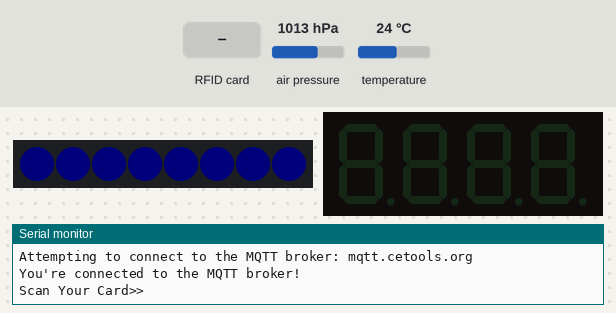
The sketch below on a simulated Arduino MKR. Shown: 8 RGB LEDs in strip order, left to right, 4-digit seven-segment display, the last lines printed to the serial monitor. Inputs (shaded band) come from the test bench; at power-on: air pressure 1013 hPa, temperature 24 °C. Dim RGB values are drawn brighter than linear; WiFi joins after 1.5 s; servers stay silent unless stated; the local clock reads 2024-03-15 10:24:30 at power-on unless the sketch sets it; no MQTT or app messages arrive unless stated; not simulated (calls return 0 or success): arduino_secrets.h.

Above: at 3.9 s.
At 7.2 s:
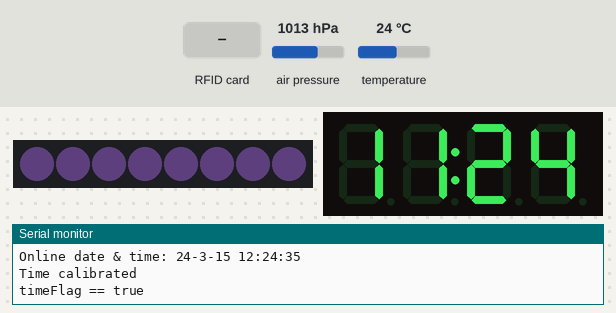
7.3 s: RFID card 83 46 40 94 held to the reader
At 10.1 s:
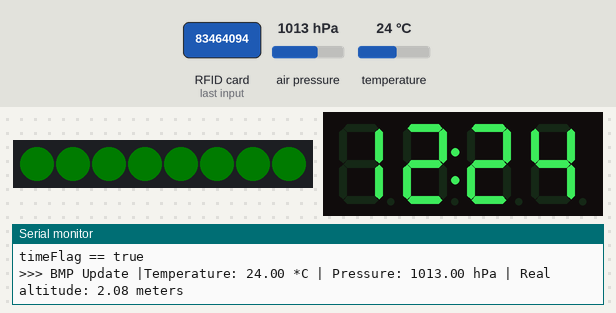
At 11.5 s:
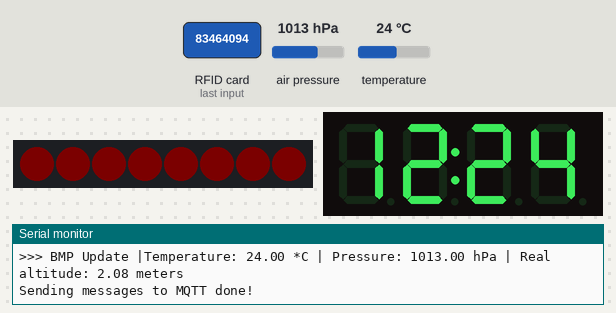
Timing chart, 0 to 13.0 s (numbered marks = the images above; inputs shaded):
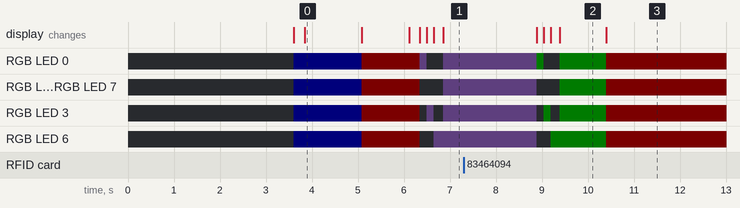

Measured:
- after the input at 7.3 s, the display: first changes after 1.6 s (image 2 shows a later state)
- what the display in image 0 shows lasts 1.3 s, from 3.8 s to 5.1 s
- what the display in image 2 shows lasts 1.0 s, from 9.4 s to 10.4 s

The sketch:

arduinoDesktopClockV2.ino
```cpp
#include <SPI.h>
#include <MFRC522.h>
#include <Adafruit_NeoPixel.h>
#include <TM1637.h>
#include <Wire.h>
#include <Adafruit_BMP085.h>
#include <ArduinoMqttClient.h>  // MQTT

#include <WiFiNINA.h>
#include <WiFiUdp.h>
#include <RTCZero.h>
#include "arduino_secrets.h"


#define RST_PIN 9
#define SS_PIN 10
#define pixelPin 6
#define TM_CLK 4
#define TM_DIO 5

#define NUMPIXELS 8
#define pixelBrightness 5
#define seaLevelPressure_hPa 1013.25  // Pressure at sea level

// ------------------ Wi-Fi and MQTT connection ----------------------------------------------------
char ssid[] = SECRET_SSID;        // your network SSID
char pass[] = SECRET_PASS;    // your network password
const char* mqttuser = SECRET_MQTTUSER;
const char* mqttpass = SECRET_MQTTPASS;

int keyIndex = 0;                 // your network key Index number (needed only for WEP)
int status = WL_IDLE_STATUS;      //connection status

WiFiClient wifiClient;
MqttClient mqttClient(wifiClient);


const char broker[] = "mqtt.cetools.org";
int        port     = 1884;
const char topic1_temperature[]  = "student/CASA0022/ucfnmz0/nano33/temperature";
const char topic2_tagID[]  = "student/CASA0022/ucfnmz0/nano33/tagID";
const char topic3_pressure[]  = "student/CASA0022/ucfnmz0/nano33/pressure";
const char topic4_altitude[]  = "student/CASA0022/ucfnmz0/nano33/altitude";
const char topic5_tagFlag[]  = "student/CASA0022/ucfnmz0/nano33/tagFlag";
//const char topic5_ppm[]  = "student/CASA0016/project/ucfnmz0/ppm";
//const char topic6_sound[]  = "student/CASA0016/project/ucfnmz0/soundStatus";
//const char topic7_uv[]  = "student/CASA0016/project/ucfnmz0/uvValue";

// -------------------------------------------

const int GMT = 1;
RTCZero rtc_wifi;

// Variable to represent epoch
unsigned long epoch;

// Variable for number of tries to NTP service
int numberOfTries = 0, maxTries = 5;

bool timeFlag = false;


byte set_year = 0; // can only be 2-digit year
byte set_month = 0;
byte set_date = 0;
byte set_hour = 0;
byte set_minute = 0;
byte set_second = 0;
void initRealTime() {
  set_year = rtc_wifi.getYear(); // can only be 2-digit year
  set_month = rtc_wifi.getMonth();
  set_date = rtc_wifi.getDay();
  set_hour = rtc_wifi.getHours();
  set_minute = rtc_wifi.getMinutes();
  set_second = rtc_wifi.getSeconds();
}

byte readCard[4];
//String MasterTag = "20C3935E";  // REPLACE this Tag ID with your Tag ID!!!
String MasterTag = "83464094";  // REPLACE this Tag ID with your Tag ID!!!
String tagID = "";

// Create instances
MFRC522 mfrc522(SS_PIN, RST_PIN);
Adafruit_NeoPixel pixels(NUMPIXELS, pixelPin);
TM1637 tm(TM_CLK, TM_DIO);
Adafruit_BMP085 bmp;

float bmpTemperature = 0;
float bmpPressure = 0; // pressure and altitude (BMP180)
float bmpAltitude = 0;
unsigned int tagFlag = 0;


void setup()
{
  // Initiating
  Serial.begin(9600);   // Initialize serial communications with the PC
//  while (!Serial);

  // ------------- WIFI & MQTT init --------------------


  // attempt to connect to Wifi network:
  Serial.print("Attempting to connect to SSID: ");
  Serial.println(ssid);

  setupPixelDisplay(2);
  while (WiFi.begin(ssid, pass) != WL_CONNECTED) {
    // failed, retry
    Serial.print(".");
    delay(5000);
  }

  Serial.println("You're connected to the network");
  Serial.println();

  setupPixelDisplay(3);
  delay(1000);

  Serial.print("Attempting to connect to the MQTT broker: ");
  Serial.println(broker);

  setupPixelDisplay(4);
  mqttClient.setUsernamePassword(mqttuser, mqttpass);
  if (!mqttClient.connect(broker, port)) {
    Serial.print("MQTT connection failed! Error code = ");
    Serial.println(mqttClient.connectError());

    while (1);
  }

  Serial.println("You're connected to the MQTT broker!");
  Serial.println();

  setupPixelDisplay(5);
  delay(1000);

  //----------------------------------


  SPI.begin(); // SPI bus
  mfrc522.PCD_Init(); // MFRC522
  pixels.begin();
  setScaningPixelDisplay();
  delay(200);


  Serial.println("Scan Your Card>>");
  displayNumber(0000);

  // BMP180 init and check if BMP180 exist
  if (!bmp.begin()) {
    Serial.println("Cannot find BMP180 Module");
    while (1) {}
  }


  // ------------- Time display --------------------
  tm.init();
  tm.set(2);  //set brightness; 0-7

  delay(1000);
  // Start Real Time Clock
  rtc_wifi.begin();


  do {
    epoch = WiFi.getTime();
    Serial.print(WiFi.getTime());
    numberOfTries++;
    Serial.print("tryGetTime");
    delay(200);
  }

  while ((epoch == 0) && (numberOfTries < maxTries));

  if (numberOfTries == maxTries) {
    Serial.print("NTP unreachable!!");
    while (1);
  }

  else {
    Serial.print("Epoch received: ");
    Serial.println(epoch);
    rtc_wifi.setEpoch(epoch + GMT * 60 * 60);
    Serial.println();
  }

  initRealTime();
  Serial.println("Initializing real time done.");
  Serial.println("Online date & time: " + String(set_year) + "-" + String(set_month) + "-" + String(set_date) + " " + String(set_hour) + ":" + String(set_minute) + ":" + String(set_second));


  // -------------- init sensor data update --------
  displayTime();
  getBmpData();
  sendMQTT();

  Serial.println();

  delay(1000);
}

void loop()
{


  mqttClient.poll();


  displayTime();
  getBmpData();
  getID();
  sendMQTT();

  if ((rtc_wifi.getSeconds() > 10) && (timeFlag == false) ) {
    if (getEpochFromWifi()) {
      Serial.println("Time calibration failed");
    } else {
      Serial.println("Time calibrated");
      timeDonePixelDisplay();

    }
    timeFlag = true;
    Serial.println("timeFlag == true");
  }

  if ((rtc_wifi.getSeconds() > 0) && (rtc_wifi.getSeconds() < 10) && (timeFlag == true)) {
    timeFlag = false;

    Serial.println("timeFlag == false");
  }
  delay(2000);


  //
  //  //Wait until new tag is available
  //  while (getID())
  //  {
  //
  //
  //    if (tagID == MasterTag)
  //    {
  //      setGrantedPixelDisplay();
  //      Serial.println(" Access Granted!");
  //      // You can write any code here like opening doors, switching on a relay, lighting up an LED, or anything else you can think of.
  //
  //
  //
  //    }
  //    else
  //    {
  //      setDeniedPixelDisplay();
  //
  //      Serial.println(" Access Denied!");
  //    }
  //
  //    Serial.print(" ID : ");
  //    Serial.println(tagID);
  //
  //    delay(2000);
  //
  //    setScaningPixelDisplay();
  //
  //    Serial.println(" Access Control ");
  //    Serial.println("Scan Your Card>>");
  //  }
}

//Read new tag if available
boolean getID()
{
  tagFlag = 0;
  // Getting ready for Reading PICCs
  if ( ! mfrc522.PICC_IsNewCardPresent()) { //If a new PICC placed to RFID reader continue
    return false;
  }
  if ( ! mfrc522.PICC_ReadCardSerial()) { //Since a PICC placed get Serial and continue
    return false;
  }
  tagID = "";
  for ( uint8_t i = 0; i < 4; i++) { // The MIFARE PICCs that we use have 4 byte UID
    //readCard[i] = mfrc522.uid.uidByte[i];
    tagID.concat(String(mfrc522.uid.uidByte[i], HEX)); // Adds the 4 bytes in a single String variable
  }
  tagID.toUpperCase();
  mfrc522.PICC_HaltA(); // Stop reading
  cardReadPixelDisplay();
  tagFlag = 1;
  return true;
}

void setDeniedPixelDisplay() {
  pixels.clear();
  for (int i = 0; i < NUMPIXELS; i++) {
    pixels.setPixelColor(i, 204, 102, 0); // orange
    pixels.setBrightness(pixelBrightness);
  }
  pixels.show();
}

void setGrantedPixelDisplay() {
  pixels.clear();
  for (int i = 0; i < NUMPIXELS; i++) {
    //    pixels.setPixelColor(i, 150, 0, 0); //red
    pixels.setPixelColor(i, 0, 155, 0); //green
    pixels.setBrightness(pixelBrightness);
  }

  pixels.show();
}

void setScaningPixelDisplay() {
  pixels.clear();
  for (int i = 0; i < NUMPIXELS; i++) {
    //    pixels.setPixelColor(i, 150, 0, 0); //red
    pixels.setPixelColor(i, 0, 0, 155); //blue
    pixels.setBrightness(pixelBrightness);
  }

  pixels.show();
}

void setupPixelDisplay(int numberOfPixelOn) {
  pixels.clear();
  for (int i = 0; i < numberOfPixelOn; i++) {
    pixels.setPixelColor(i, 150, 0, 0); // red
    pixels.setBrightness(pixelBrightness);
  }
  pixels.show();
}

void mqttUploadPixelDisplay() {
  //  for (int i = 0; i < NUMPIXELS; i++) {
  //    pixels.clear();
  //    pixels.setPixelColor(i, 0, 102, 204); // blue
  //    pixels.setBrightness(pixelBrightness);
  //    pixels.show();
  //    delay(50);
  //  }
  //
  //  pixels.clear();
  //  pixels.show();
  //  delay(100);
  //
  //  for (int i = 0; i < NUMPIXELS; i++) {
  //    pixels.setPixelColor(i, 0, 102, 204); // blue
  //    pixels.setBrightness(pixelBrightness);
  //  }
  //  pixels.show();

  pixels.clear();
  for (int i = 0; i < 8; i++) {
    pixels.setPixelColor(i, 150, 0, 0); // red
    pixels.setBrightness(pixelBrightness);
  }
  pixels.show();

}

void timeDonePixelDisplay() {
  for (int i = 0; i < NUMPIXELS; i++) {
    pixels.clear();
    pixels.setPixelColor(i, 153, 102, 204); // purple
    pixels.setBrightness(pixelBrightness);
    pixels.show();
    delay(50);
  }

  pixels.clear();
  pixels.show();
  delay(100);

  for (int i = 0; i < NUMPIXELS; i++) {
    pixels.setPixelColor(i, 153, 102, 204); // purple
    pixels.setBrightness(pixelBrightness);
  }
  pixels.show();


}


void cardReadPixelDisplay() {
  for (int i = 0; i < NUMPIXELS; i++) {
    pixels.clear();
    pixels.setPixelColor(i, 0, 140, 20); // green
    pixels.setBrightness(pixelBrightness);
    pixels.show();
    delay(50);
  }

  pixels.clear();
  pixels.show();
  delay(100);

  for (int i = 0; i < NUMPIXELS; i++) {
    pixels.setPixelColor(i, 0, 140, 20); // blue
    pixels.setBrightness(pixelBrightness);
  }
  pixels.show();

  delay(1000);


}

void displayNumber(int num) {
  tm.display(3, num % 10);
  tm.display(2, num / 10 % 10);
  tm.display(1, num / 100 % 10);
  tm.display(0, num / 1000 % 10);
}


void displayTime() {

  // display hour
  int numHour = rtc_wifi.getHours();
  tm.display(1, numHour % 10);
  tm.display(0, numHour / 10 % 10);

  // display minute
  int numMinute = rtc_wifi.getMinutes();
  tm.display(3, numMinute % 10);
  tm.display(2, numMinute / 10 % 10);

  tm.point(1);

}

void getBmpData() {
  bmpTemperature = bmp.readTemperature();
  bmpPressure = bmp.readSealevelPressure() * 0.01;
  bmpAltitude = bmp.readAltitude(seaLevelPressure_hPa * 100);

  Serial.print(">>> BMP Update |");
  Serial.print("Temperature: ");
  Serial.print(bmpTemperature);
  Serial.print(" *C");
  Serial.print(" | Pressure: ");
  Serial.print(bmpPressure);
  Serial.print(" hPa");
  Serial.print(" | Real altitude: ");
  Serial.print(bmpAltitude);
  Serial.println(" meters");

}
// ------------------------------------------------------------------------------------
//                                    send MQTT
// ------------------------------------------------------------------------------------
void sendMQTT() {


  // call poll() regularly to allow the library to send MQTT keep alive which
  // avoids being disconnected by the broker
  mqttClient.poll();

  if (mqttClient.connected()) {
    // send message, the Print interface can be used to set the message contents
    mqttClient.beginMessage(topic1_temperature);
    mqttClient.print(bmpTemperature);
    mqttClient.endMessage();

    mqttClient.beginMessage(topic2_tagID);
    mqttClient.print(tagID);
    mqttClient.endMessage();

    mqttClient.beginMessage(topic3_pressure);
    mqttClient.print(bmpPressure);
    mqttClient.endMessage();

    mqttClient.beginMessage(topic4_altitude);
    mqttClient.print(bmpAltitude);
    mqttClient.endMessage();

    mqttClient.beginMessage(topic5_tagFlag);
    mqttClient.print(tagFlag);
    mqttClient.endMessage();

    //    mqttClient.beginMessage(topic5_ppm);
    //    mqttClient.print(mqPPM);
    //    mqttClient.endMessage();
    //
    //    mqttClient.beginMessage(topic6_sound);
    //    mqttClient.print(soundDetectorStatus);
    //    mqttClient.endMessage();
    //
    //    mqttClient.beginMessage(topic7_uv);
    //    mqttClient.print(uvValue);
    //    mqttClient.endMessage();

    Serial.println("Sending messages to MQTT done!");
    Serial.println();

    mqttUploadPixelDisplay();
  }

  else { // if the client has been disconnected,
    Serial.println("Client disconnected, attempting reconnection");
    Serial.println();


    if (!attemptReconnect()) { // try reconnecting
      Serial.print("Client reconnected!");
      Serial.println();

    }

  }

}


int attemptReconnect() {
  if (!mqttClient.connect(broker, port)) {
    Serial.print("MQTT connection failed! Error code = ");
    Serial.println(mqttClient.connectError());

  }
  return mqttClient.connectError(); // return status
}


int getEpochFromWifi() {
  // Get epoch
  do {
    epoch = WiFi.getTime();
    Serial.print(WiFi.getTime());
    numberOfTries++;
    Serial.print("tryGetTime");
    delay(200);
  }

  while ((epoch == 0) && (numberOfTries < maxTries));

  if (numberOfTries == maxTries) {
    Serial.print("NTP unreachable!!");
    return 1;
  }

  else {
    Serial.print("Epoch received: ");
    Serial.println(epoch);
    rtc_wifi.setEpoch(epoch + GMT * 60 * 60);
    Serial.println();
  }

  initRealTime();
  Serial.println("Initializing real time done.");
  Serial.println("Online date & time: " + String(set_year) + "-" + String(set_month) + "-" + String(set_date) + " " + String(set_hour) + ":" + String(set_minute) + ":" + String(set_second));
  return 0;


}
```
